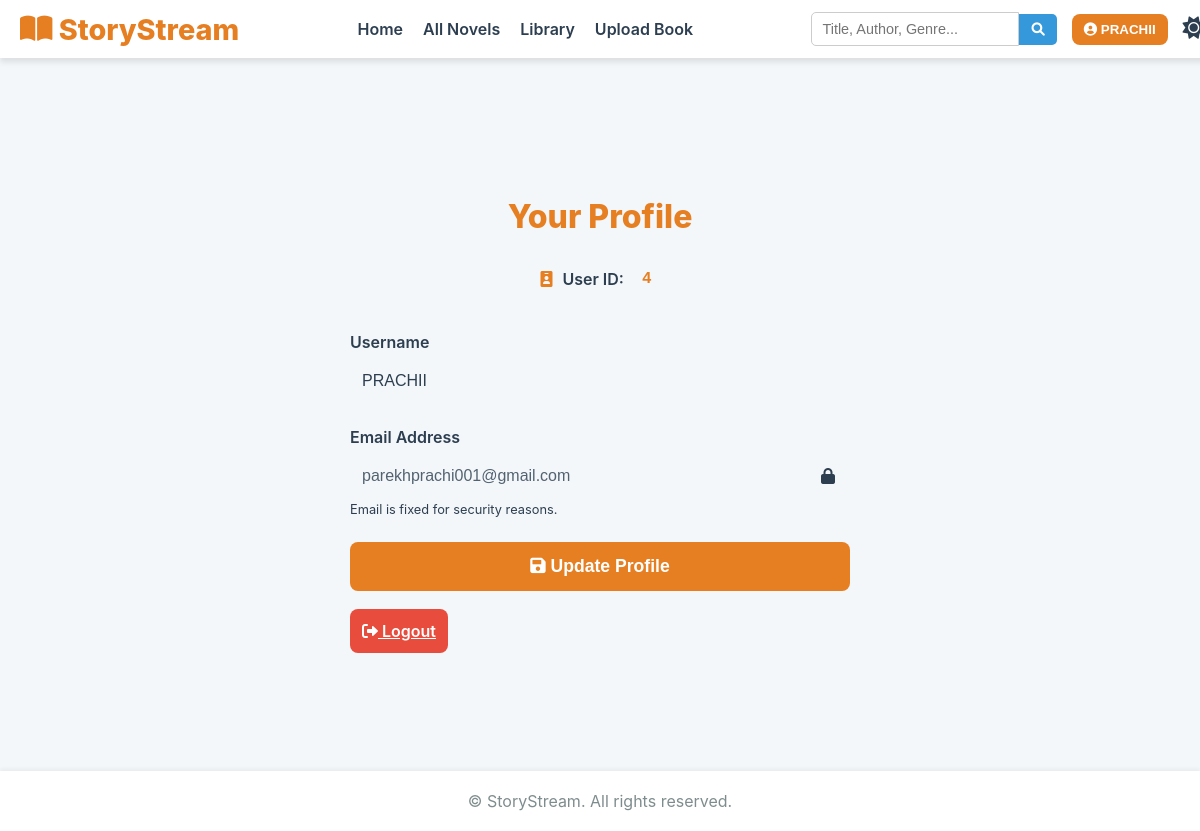
Page /profile (signed in) on the committed database.
### app.py (models this page shows, shortened)
class User(UserMixin, db.Model):
    id = db.Column(db.Integer, primary_key=True)
    username = db.Column(db.String(80), unique=True, nullable=False)
    email = db.Column(db.String(120), unique=True, nullable=False)
    password_hash = db.Column(db.String(128), nullable=False)
    books = db.relationship('Book', backref='uploader', lazy='dynamic')

### app.py (the view, shortened to what this page needs)
@app.route('/profile', methods=['GET', 'POST'])
@login_required
def profile():
    return render_template('profile.html', user=current_user)

### app.py (called while the page is built)
@login_manager.user_loader
def load_user(user_id):
    try:
        return db.session.get(User, int(user_id))
    except (ValueError, TypeError):
        return None

@app.before_request
def before_request():
    g.now = time.localtime()
    if current_user.is_authenticated:
        session['is_authenticated'] = True
        session['username'] = current_user.username
    else:
        session['is_authenticated'] = False
        session.pop('username', None)

### templates/profile.html (shortened to what this page needs)
{% extends "base.html" %}
{% block content %}
    <div class="form-wrapper">
        <div class="form-container profile-card">
            <h2 class="form-title">Your Profile</h2>
            <div class="user-id-display">
                <i class="fas fa-id-badge icon-primary"></i>
                <span class="label">User ID:</span>
                <code class="user-id-code">{{ user.id }}</code>
            </div>
            <form method="POST" action="{{ url_for('profile') }}" class="profile-form">
                <div class="form-group">
                    <label for="username">Username</label>
                    <input type="text" id="username" name="username" value="{{ user.username }}" required
                           placeholder="Enter your new username">
                </div>
                <div class="form-group">
                    <label for="email">Email Address</label>
                    <div class="input-with-icon">
                        <input type="email" id="email" name="email" value="{{ user.email }}" readonly
                               title="Email cannot be changed after registration">
                        <i class="fas fa-lock input-icon"></i>
                    </div>
                    <p class="input-hint">Email is fixed for security reasons.</p>
                </div>
                <button type="submit" class="btn btn-primary update-btn">
                    <i class="fas fa-save"></i> Update Profile
                </button>
            </form>
            <div class="logout-section">
                <a href="{{ url_for('logout') }}" class="btn btn-danger logout-btn">
                    <i class="fas fa-sign-out-alt"></i> Logout
                </a>
            </div>
        </div>
    </div>
{% endblock %}

### templates/base.html (shortened to what this page needs)
<!DOCTYPE html>
<html lang="en">
<head>
    <link rel="stylesheet" href="{{ url_for('static', filename='style.css') }}">
    <link rel="stylesheet" href="https://cdnjs.cloudflare.com/ajax/libs/font-awesome/6.0.0-beta3/css/all.min.css">
</head>
<body class="{% if session.get('dark_mode', False) %}dark-mode{% endif %}">
    <header>
        <div class="logo">
            <i class="fas fa-book-open"></i>&nbsp;StoryStream
        </div>
        <nav>
            <a href="{{ url_for('home') }}">Home</a>
            <a href="{{ url_for('all_books') }}">All Novels</a>
            {% if session.get('is_authenticated') %}
                <a href="{{ url_for('library') }}">Library</a>
                <a href="{{ url_for('upload_book') }}">Upload Book</a>
            {% endif %}
        </nav>
        <div class="header-actions">
            <form action="{{ url_for('search') }}" method="GET" class="search-form">
                <input type="search" name="query" placeholder="Title, Author, Genre..." value="{{ request.args.get('query', '') }}">
                <button type="submit"><i class="fas fa-search"></i></button>
            </form>
            <div class="action-group">
                {% if session.get('is_authenticated') %}
                <div class="dropdown" id="profile-dropdown">
                    <button class="dropdown-toggle" aria-expanded="false" aria-controls="profile-menu">
                        <i class="fas fa-user-circle"></i>
                        {{ session['username'] | upper }}
                    </button>
                </div>
                {% else %}
                <a href="{{ url_for('auth') }}" class="btn btn-primary login-signup-btn">
                    Login/Signup
                </a>
                {% endif %}
                <button id="theme-toggle" class="btn-toggle theme-toggle-btn" title="Toggle Dark/Light Mode">
                    <i class="fas fa-sun"></i>
                </button>
            </div>
        </div>
    </header>
    <main>
        {% block content %}{% endblock %}
    </main>
    <footer>
        &copy; {{ g.now.year }} StoryStream. All rights reserved.
    </footer>
</body>
</html>

### static/style.css (style rules this page uses)
:root { --bg-light: #f4f7f9; --bg-card-light: #ffffff; --text-light: #2c3e50; --primary-color: #e67e22; --accent-color: #3498db; --shadow: 0 4px 6px rgba(0, 0, 0, 0.1); --bg-dark: #2c3e50; --bg-card-dark: #34495e; --text-dark: #ecf0f1; --reader-bg-light: #fefcfb; --reader-text-light: #1f1f1f; }
body { font-family: 'Inter', sans-serif; background-color: var(--bg-light); color: var(--text-light); transition: background-color 0.3s, color 0.3s; margin: 0; padding-top: 60px; }
header { position: fixed; top: 0; left: 0; width: 100%; background-color: var(--bg-card-light); box-shadow: var(--shadow); padding: 10px 20px; display: flex; justify-content: space-between; align-items: center; z-index: 1000; flex-wrap: nowrap; }
.logo { font-size: 1.8rem; font-weight: 800; color: var(--primary-color); display: flex; align-items: center; flex-shrink: 0; }
nav { display: flex; align-items: center; flex-grow: 0; margin: 0 20px; }
nav a { margin: 0 10px; color: var(--text-light); font-weight: 600; text-decoration: none; transition: color 0.2s; white-space: nowrap; }
.header-actions { display: flex; align-items: center; gap: 15px; flex-shrink: 0; min-width: 0; }
.search-form { display: flex; align-items: center; flex-grow: 1; max-width: 300px; min-width: 150px; }
.search-form input[type="text"], .search-form input[type="search"] { padding: 8px 10px; border: 1px solid #ccc; border-radius: 5px 0 0 5px; outline: none; font-size: 0.9rem; transition: border-color 0.2s; width: 100%; }
.search-form button { background-color: var(--accent-color); color: white; padding: 8px 12px; border: none; border-radius: 0 5px 5px 0; cursor: pointer; transition: background-color 0.2s; flex-shrink: 0; }
.action-group { display: flex; align-items: center; gap: 10px; flex-shrink: 0; margin-right: -10px; padding-right: 10px; }
.btn { padding: 8px 12px; border-radius: 8px; font-weight: 600; cursor: pointer; border: none; transition: transform 0.2s, box-shadow 0.2s; white-space: nowrap; }
.btn-primary { background-color: var(--primary-color); color: white; text-decoration: none; }
.btn-toggle { background: none; border: none; cursor: pointer; padding: 5px; }
.dropdown { position: relative; display: inline-block; }
.dropdown-toggle { background-color: var(--primary-color); color: white; border: none; padding: 8px 12px; cursor: pointer; border-radius: 8px; font-weight: 600; transition: transform 0.2s, box-shadow 0.2s, background-color 0.2s; white-space: nowrap; }
.theme-toggle-btn { background: none; border: none; cursor: pointer; padding: 5px; font-size: 1.4rem; color: var(--text-light); transition: color 0.2s, transform 0.2s; height: 38px; line-height: 28px; flex-shrink: 0; margin-right: 10px; }
main { max-width: 1200px; margin: 20px auto; padding: 0 20px; }
.form-container { max-width: 500px; margin: 50px auto; padding: 30px; background-color: var(--bg-card-light); border-radius: 15px; box-shadow: var(--shadow); }
.form-container h2 { text-align: center; color: var(--primary-color); margin-bottom: 20px; }
.form-group { margin-bottom: 15px; }
.form-group label { display: block; margin-bottom: 5px; font-weight: 600; }
.form-group input, .form-group textarea { width: 100%; padding: 10px; border: 1px solid #ccc; border-radius: 5px; box-sizing: border-box; font-size: 1rem; background-color: var(--bg-light); color: var(--text-light); }
footer { background-color: var(--bg-card-light); color: #7f8c8d; text-align: center; padding: 20px; margin-top: 40px; box-shadow: 0 -2px 4px rgba(0, 0, 0, 0.05); }

### rows in the picture
User: username "PRACHII", id "4", email "parekhprachi001@gmail.com"
